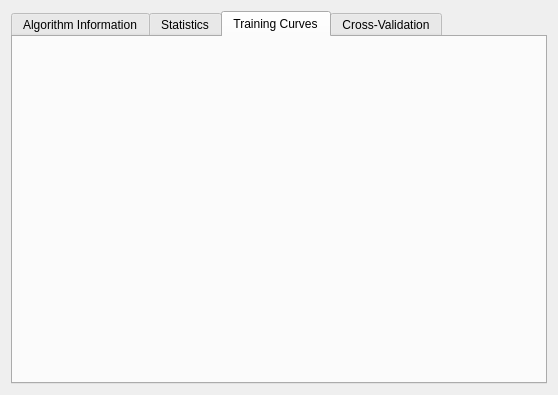
<?xml version="1.0" encoding="UTF-8"?>
<ui version="4.0">
 <class>statisticsDialog</class>
 <widget class="QDialog" name="statisticsDialog">
  <property name="geometry">
   <rect>
    <x>0</x>
    <y>0</y>
    <width>558</width>
    <height>395</height>
   </rect>
  </property>
  <property name="sizePolicy">
   <sizepolicy hsizetype="Fixed" vsizetype="Fixed">
    <horstretch>0</horstretch>
    <verstretch>0</verstretch>
   </sizepolicy>
  </property>
  <property name="windowTitle">
   <string>Information and Statistics</string>
  </property>
  <layout class="QVBoxLayout" name="verticalLayout_3">
   <item>
    <widget class="QTabWidget" name="tabWidget">
     <property name="currentIndex">
      <number>2</number>
     </property>
     <widget class="QWidget" name="algoTab">
      <attribute name="title">
       <string>Algorithm Information</string>
      </attribute>
      <layout class="QHBoxLayout" name="horizontalLayout_5">
       <item>
        <widget class="QTextBrowser" name="algoText">
         <property name="acceptDrops">
          <bool>false</bool>
         </property>
         <property name="autoFillBackground">
          <bool>true</bool>
         </property>
         <property name="openExternalLinks">
          <bool>true</bool>
         </property>
         <property name="openLinks">
          <bool>true</bool>
         </property>
        </widget>
       </item>
      </layout>
     </widget>
     <widget class="QWidget" name="infoTab">
      <attribute name="title">
       <string>Statistics</string>
      </attribute>
      <layout class="QHBoxLayout" name="horizontalLayout_3">
       <item>
        <widget class="QLabel" name="infoText">
         <property name="sizePolicy">
          <sizepolicy hsizetype="Fixed" vsizetype="Fixed">
           <horstretch>1</horstretch>
           <verstretch>1</verstretch>
          </sizepolicy>
         </property>
         <property name="minimumSize">
          <size>
           <width>320</width>
           <height>320</height>
          </size>
         </property>
         <property name="text">
          <string/>
         </property>
         <property name="alignment">
          <set>Qt::AlignLeading|Qt::AlignLeft|Qt::AlignTop</set>
         </property>
         <property name="wordWrap">
          <bool>true</bool>
         </property>
        </widget>
       </item>
       <item>
        <widget class="QWidget" name="informationWidget" native="true">
         <property name="sizePolicy">
          <sizepolicy hsizetype="Fixed" vsizetype="Fixed">
           <horstretch>1</horstretch>
           <verstretch>1</verstretch>
          </sizepolicy>
         </property>
         <property name="minimumSize">
          <size>
           <width>160</width>
           <height>320</height>
          </size>
         </property>
        </widget>
       </item>
      </layout>
     </widget>
     <widget class="QWidget" name="rocTab">
      <attribute name="title">
       <string>Training Curves</string>
      </attribute>
      <layout class="QHBoxLayout" name="horizontalLayout_4">
       <item>
        <widget class="QWidget" name="rocWidget" native="true">
         <property name="sizePolicy">
          <sizepolicy hsizetype="Fixed" vsizetype="Fixed">
           <horstretch>1</horstretch>
           <verstretch>1</verstretch>
          </sizepolicy>
         </property>
         <property name="minimumSize">
          <size>
           <width>480</width>
           <height>320</height>
          </size>
         </property>
         <layout class="QHBoxLayout" name="horizontalLayout">
          <property name="spacing">
           <number>0</number>
          </property>
          <property name="margin">
           <number>0</number>
          </property>
         </layout>
        </widget>
       </item>
      </layout>
     </widget>
     <widget class="QWidget" name="crossvalidTab">
      <attribute name="title">
       <string>Cross-Validation</string>
      </attribute>
      <layout class="QVBoxLayout" name="verticalLayout">
       <item>
        <widget class="QWidget" name="cvWidget" native="true">
         <property name="sizePolicy">
          <sizepolicy hsizetype="Preferred" vsizetype="Preferred">
           <horstretch>0</horstretch>
           <verstretch>2</verstretch>
          </sizepolicy>
         </property>
         <layout class="QHBoxLayout" name="horizontalLayout_2">
          <property name="margin">
           <number>0</number>
          </property>
          <item>
           <widget class="QWidget" name="crossvalidWidget" native="true">
            <property name="sizePolicy">
             <sizepolicy hsizetype="Fixed" vsizetype="Fixed">
              <horstretch>1</horstretch>
              <verstretch>1</verstretch>
             </sizepolicy>
            </property>
            <property name="minimumSize">
             <size>
              <width>240</width>
              <height>320</height>
             </size>
            </property>
           </widget>
          </item>
          <item>
           <widget class="QLabel" name="crossvalidText">
            <property name="sizePolicy">
             <sizepolicy hsizetype="Fixed" vsizetype="Fixed">
              <horstretch>1</horstretch>
              <verstretch>1</verstretch>
             </sizepolicy>
            </property>
            <property name="minimumSize">
             <size>
              <width>240</width>
              <height>300</height>
             </size>
            </property>
            <property name="text">
             <string/>
            </property>
            <property name="alignment">
             <set>Qt::AlignLeading|Qt::AlignLeft|Qt::AlignTop</set>
            </property>
            <property name="wordWrap">
             <bool>true</bool>
            </property>
           </widget>
          </item>
         </layout>
        </widget>
       </item>
      </layout>
     </widget>
    </widget>
   </item>
  </layout>
 </widget>
 <resources/>
 <connections/>
</ui>
